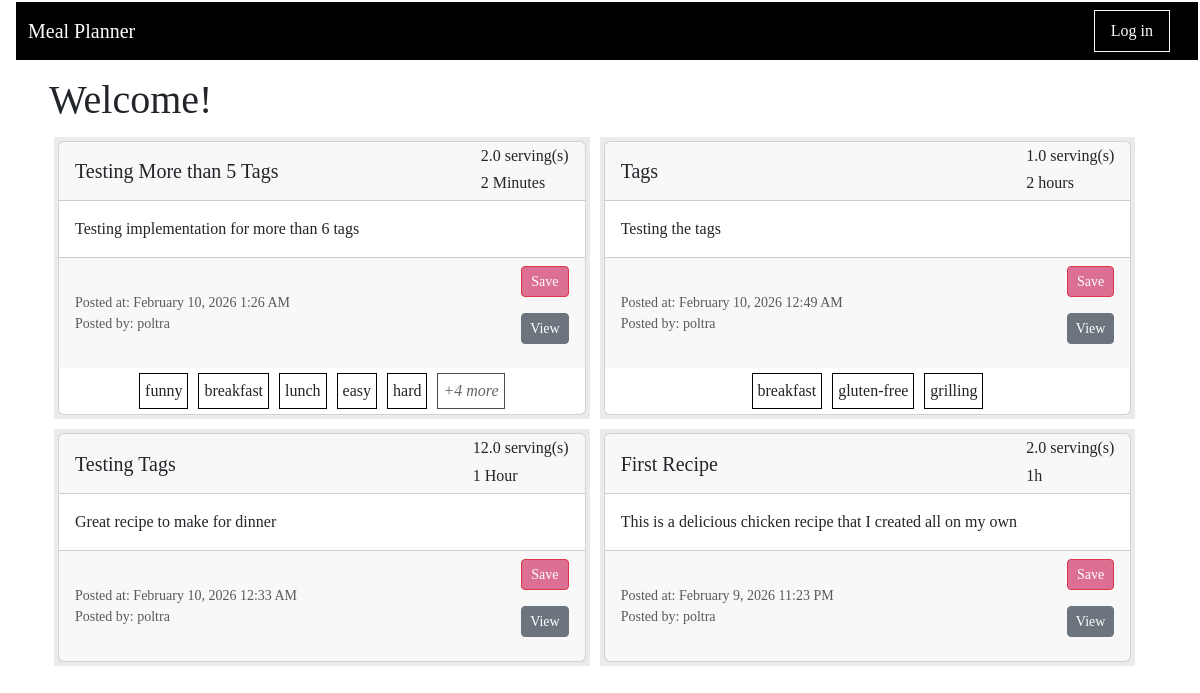
The page /index on the database as committed earlier.
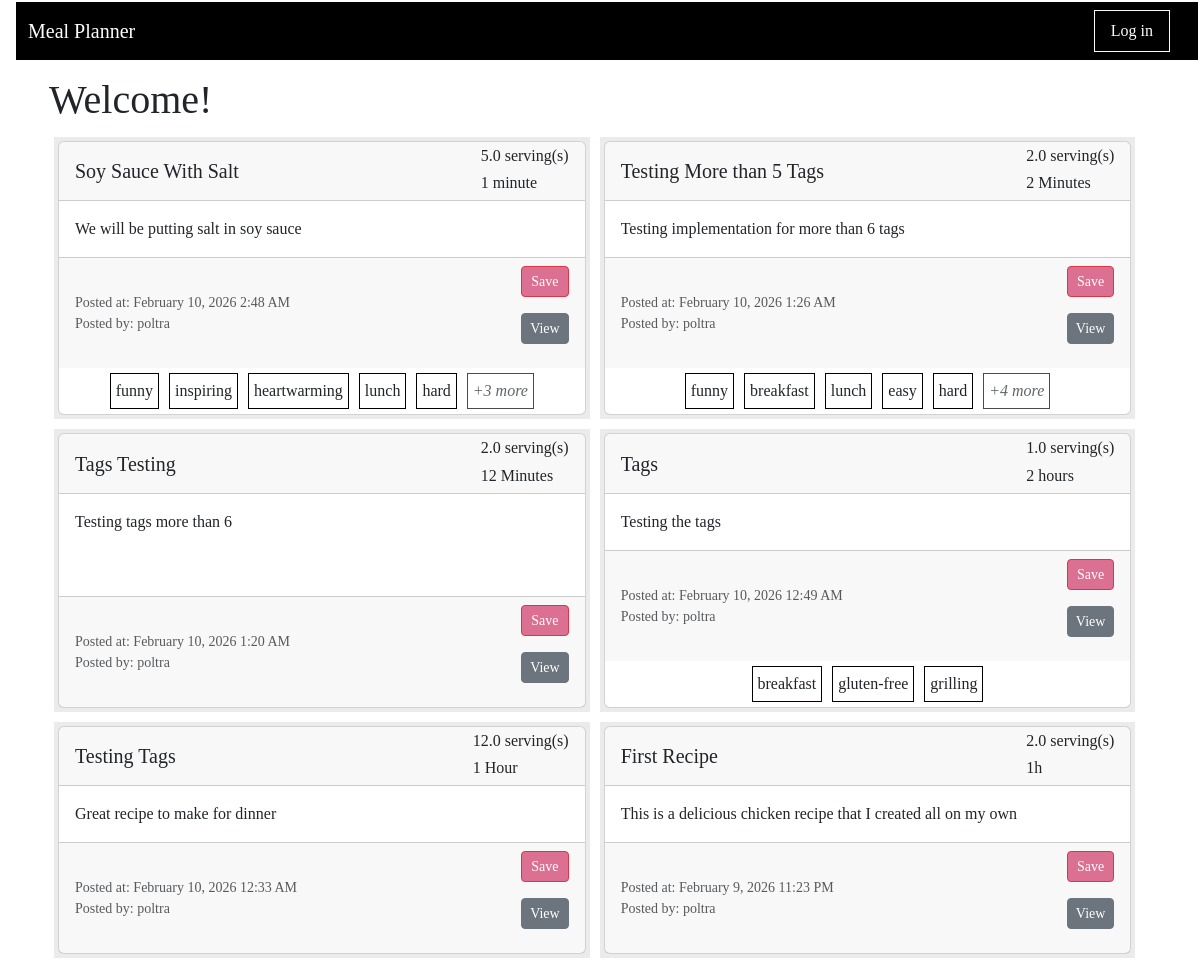
The same page on the database as committed later.
### app/main/models.py (models this page shows, shortened)
class Recipe(db.Model):
    id : sqlo.Mapped[int] = sqlo.mapped_column(primary_key=True)
    title : sqlo.Mapped[str] = sqlo.mapped_column(sqla.String(150), default="")
    description: sqlo.Mapped[str] = sqlo.mapped_column(sqla.String(1500), default="")
    servingSize : sqlo.Mapped[float] = sqlo.mapped_column(sqla.Float, default=0)
    estimatedTime : sqlo.Mapped[str] = sqlo.mapped_column(sqla.String(25), default="")
    steps : sqlo.Mapped[str] = sqlo.mapped_column(sqla.String, default="")
    timestamp : sqlo.Mapped[Optional[datetime]] = sqlo.mapped_column(default = lambda : datetime.now(timezone.utc))
    is_draft : sqlo.Mapped[bool] = sqlo.mapped_column(sqla.Boolean, default=True)
    user_id : sqlo.Mapped[int] = sqlo.mapped_column(sqla.ForeignKey('user.id'))
    writer : sqlo.Mapped['User'] = sqlo.relationship(back_populates='written_recipes')
    tags: sqlo.WriteOnlyMapped['Tag'] = sqlo.relationship(
        secondary=recipe_tags_table,
        primaryjoin=(recipe_tags_table.c.recipe_id == id),
        back_populates='recipes',
        passive_deletes=True)
    recipe_saved_by_users : sqlo.WriteOnlyMapped['User'] = sqlo.relationship(
        secondary=saved_recipes_table,
        primaryjoin=(saved_recipes_table.c.recipe_id == id),
        back_populates='users_saved_recipes',
        passive_deletes=True)
    def get_num_tag(self):
        return len(self.get_tags())
    ingredients_used: sqlo.WriteOnlyMapped['RecipeIngredientUse'] = sqlo.relationship(back_populates='recipe_usecase_recipe', passive_deletes=True)
    def get_tags(self):
        return db.session.scalars(self.tags.select()).all()

class User(db.Model, UserMixin):
    id: sqlo.Mapped[int] = sqlo.mapped_column(primary_key=True)
    first_name: sqlo.Mapped[str] = sqlo.mapped_column(sqla.String(64))
    last_name: sqlo.Mapped[str] = sqlo.mapped_column(sqla.String(64))
    username: sqlo.Mapped[str] = sqlo.mapped_column(sqla.String(64))
    email: sqlo.Mapped[str] = sqlo.mapped_column(sqla.String(120))
    password_hash: sqlo.Mapped[str] = sqlo.mapped_column(sqla.String(256))
    is_certified: sqlo.Mapped[bool] = sqlo.mapped_column(sqla.Boolean, default=False)
    written_recipes: sqlo.WriteOnlyMapped['Recipe'] = sqlo.relationship(back_populates='writer')
    users_saved_recipes : sqlo.WriteOnlyMapped['Recipe'] = sqlo.relationship(
        secondary=saved_recipes_table,
        primaryjoin=(saved_recipes_table.c.user_id == id),
        back_populates='recipe_saved_by_users',
        passive_deletes=True)
    curr_ingredients: sqlo.WriteOnlyMapped['UserIngredientListUse'] = sqlo.relationship(back_populates='userlist_user')

class Tag(db.Model):
    id: sqlo.Mapped[int] = sqlo.mapped_column(primary_key=True)
    name: sqlo.Mapped[str] = sqlo.mapped_column(sqla.String(20))
    recipes: sqlo.WriteOnlyMapped['Recipe'] = sqlo.relationship(
        secondary=recipe_tags_table, primaryjoin=(recipe_tags_table.c.tag_id == id), back_populates='tags')

### app/main/routes.py (the view)
@bp_main.route('/', methods=['GET'])
@bp_main.route('/index', methods=['GET', 'POST'])
def index():
    empty_form = EmptyForm()
    if request.method == 'GET':
        recipes = sqla.select(Recipe).order_by(Recipe.timestamp.desc())
    all_recipes  = db.session.scalars(recipes).all()
    return render_template('index.html', title="", recipes=all_recipes, form=empty_form)

### app/main/forms.py
class EmptyForm(FlaskForm):
    submit = SubmitField('Submit')

### meal_planner.py (called while the page is built)
@app.before_request
def initDB(*args, **kwargs):
    if app._got_first_request:
        db.create_all()

### app/main/templates/index.html
{% extends "base.html" %}
{% import 'bootstrap_wtf.html' as wtf %}
{% block content %}
<div class="d-flex justify-content-between align-items-center">
    <h1 >Welcome!</h1>
</div>
    <div class="recipelist">
        {% for recipe in recipes %}
            <div class="recipe-box">{% include '_recipe.html' %} </div>
        {% endfor %}
    </div>
{% endblock %}

### app/main/templates/base.html (shortened to what this page needs)
<html>
    <head>
       <link
            href="https://cdn.jsdelivr.net/npm/bootstrap@5.3.2/dist/css/bootstrap.min.css"
            rel="stylesheet"
>
       <link rel="stylesheet" href="{{ url_for('static', filename='css/main.css') }}">
       <head>{{ moment.include_moment() }}</head>
    </head>
    <body>
        <nav class = "navbar navbar-dark navbar-expand-lg" style="background-color: black;">
            <div class="container-fluid">
                <a class="navbar-brand" href="{{ url_for('main.index') }}">Meal Planner</a>
                <div class="collapse navbar-collapse" id="navbarSupportedContent">
                    <ul class="navbar-nav ms-auto mb-2 mb-lg-0 align-items-center">
                        {% if not current_user.is_anonymous %}
                            <li class="nav-item border border-light px-2 me-3 " >
                            </li>
                            <li class="nav-item border border-light px-2 me-3 " >
                            </li>
                            <li class="nav-item border border-light px-2 me-3 " >
                                <a class="nav-link text-white" aria-current="page" href="{{ url_for('main.display_profile') }}">Profile</a>
                            </li>
                            <li class="nav-item border border-light px-2 me-3 " >
                                <a class="nav-link text-white" aria-current="page" href="{{ url_for('auth.logout') }}">Log out</a>
                            </li>
                            <li class="nav-item me-3">
                                <span class="navbar-text text-light">
                                    Current user is: <strong>{{ current_user.first_name }}</strong>
                                </span>
                            </li>
                        {% else %}
                            <li class="nav-item border border-light px-2 me-3 " >
                                <a class="nav-link text-white" aria-current="page" href="{{ url_for('auth.login') }}">Log in</a>
                            </li>
                        {% endif %}
                    </ul>
                </div>
            </div>
        </nav>
        <div class="container mt-3">
            {% block content %}{% endblock %}
        </div>
    </body>
</html>

### app/main/templates/_recipe.html
<div id="recipe-{{recipe.id}}" class="card">
        <div class="card-header d-flex justify-content-between align-items-center">
            <h5 class="card-title mb-0">{{ recipe.title }}</h5>
            <div class="card-subtitle">
                <h6 class="card-text"> {{recipe.servingSize}} serving(s) </h5>
                <h6 class="card-text"> {{recipe.estimatedTime}} </h5>
            </div>
        </div>
        <div class="card-body">
            <p class="card-text">{{ recipe.description }}</p>
        </div>
        <div class="card-footer">
            <div>
                <small class="text-muted">Posted at: {{ moment(recipe.timestamp).format('LLL') }}</small>
                <br>
                <small class="text-muted">Posted by: {{ recipe.writer.username }}</small>
            </div>
            <div>
                {% if recipe.writer.id == current_user.id %}
                    <form action="{{ url_for('main.delete', recipe_id=recipe.id) }}" method="post">
                        <input type="submit" value="Delete" class="btn btn-danger btn-sm" style="width: 100%;">
                    </form>
                {% else %}
                    <form action="" method="post">
                        <input type="submit" value="Save" class="btn btn-danger like btn-sm" style="width: 100%">
                    </form>
                {% endif %}
                    <form action="{{ url_for('main.viewRecipe', recipe_id=recipe.id) }}" method="get">
                        <input type="submit" value="View" class="btn btn-secondary btn-sm" style="width: 100%">
                    </form>
            </div>
        </div>
            <tr>
                    <div class = "card-tag">
                        {% if recipe.get_num_tag() > 6 %}
                            {% for tag in recipe.get_tags()[:5] %}
                                <span class = "tagitem"> {{tag.name}} </span>
                            {% endfor %}
                            <span class="tagitem tag-more">
                                +{{ recipe.get_num_tag()-5 }} more
                            </span>
                        {% else %}
                            {% for tag in recipe.get_tags() %}
                                <span class = "tagitem"> {{tag.name}} </span>
                            {% endfor %}
                        {% endif %}
                    </div>
            </tr>
</div>

### app/static/css/main.css (style rules this page uses)
body { margin: 1px 1px 1px 15px; padding: 1px; font-family: Tahoma; text-align: left; }
.recipelist { display: flex; flex-wrap: wrap; }
.recipe-box { display: flex; justify-content: center; align-items: center; background-color: #eceaea; margin: 5px; padding: 4px 4px 4px 4px; }
@media screen and (min-width: 1200px) { .recipe-box { width: 32%; } }
@media screen and (min-width: 800px) and (max-width: 1200px) { .recipe-box { width: 48%; } }
.tagitem { text-align: center; margin: 5px 5px 5px 5px; padding: 5px; border: 1px solid black; background-color: white; }
.tag-more { font-style:italic; opacity: 0.7; }
.card { width: 100%; height: 100%; }
.card-footer { display: flex; justify-content: space-between; align-items: center; min-height: 70px; }
.card-tag { display:flex; flex-wrap:wrap; justify-content:center; align-items:center; }
.btn-danger.like { background-color: palevioletred; outline-color: palevioletred; }

Rows that differ between the two databases and show on the page:
added Recipe: title "Soy Sauce With Salt", servingSize "5.0", estimatedTime "1 minute", description "We will be putting salt in soy sauce", timestamp "February 10, 2026 2:48 AM", writer.username "poltra", recipe "3", Tag (name "funny"), Tag (name "lunch"), Tag (name "hard")
now on this page (row unchanged): Tag: name "inspiring", shown under "Soy Sauce With Salt"
now on this page (row unchanged): Tag: name "heartwarming", shown under "Soy Sauce With Salt"
added Recipe: title "Tags Testing", servingSize "2.0", estimatedTime "12 Minutes", description "Testing tags more than 6", timestamp "February 10, 2026 1:20 AM", writer.username "poltra"
